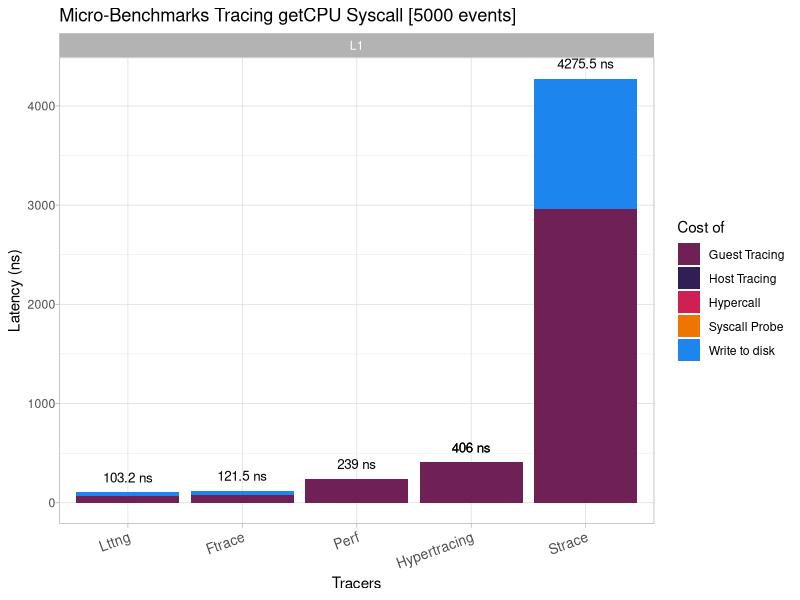

This figure's R source:
#!/usr/bin/env Rscript
# install.packages("reshape2")
library(ggplot2)
library(ggrepel)
library(plyr)
library(reshape2)
library(stringi)
# bleu ciel -> #3faff4
# deeppink
# lightseagreen
# deepskyblue4
# dodgerblue4
# #5f1f84
# #cf1f54 => hypercall
# #ffd204 => yellow
# #3faf1f
colors <- c("Baseline" = "gray10", "Guest Tracing" = "#6f2054", "Write to disk"="dodgerblue2",
            "Host Tracing" = "#2f1f54", "Hypercall" = "#cf1f54", 
            "Syscall Probe"="darkorange2", "Time+Compression"="yellow2", "Nested Cost"="#3faf1f")

# layer,tracer,workload,configuration,time,event,freq,total_event_cost,cost_per_event
data <- read.table("./hypertracing/data/syscall-nutshell-overhead-10e.csv", header=T, sep=",")
data$can_show_overhead <- FALSE
data$can_show_overhead[data$component == "Guest Tracing" | data$component == "Hypercall"] <- TRUE

# data = subset(data, layer == 'L1')
# data = subset(data, tracer != 'Strace')
# data = subset(data, !startsWith(as.character(tracer), 'Hypertracing +') )

data = subset(data, component != 'Baseline')
data <- ddply(data, .(layer, tracer, workload, configuration),
                       transform,
                       total_time = round(sum(time),1)
)

# data <- ddply(data[data$can_show_overhead == "True"], .(layer, tracer, workload, configuration),
#               transform,
#               overhead = round(1 - (baseline/total_time),1)
# )

# data$overhead[data$can_show_overhead == "True"] <- paste(round((1 - data_filtered$baseline/data_filtered$time_avg)*100,1),'%', sep='')
# 
# data$overhead <- paste(data_filtered$overhead,'\nx',round((data_filtered$time_avg/data_filtered$baseline),1),sep ='')

data$overhead <- ''
for(i in 1:nrow(data)) {
  row <- data[i,]
  if(row$can_show_overhead)
  {
    overhead = round((1-(row$baseline/row$total_time))*100,1)
    multiple = round((row$total_time/row$baseline),1)
    data[i,]$overhead <- paste(row$total_time,'ns', sep=' ')
    # if(overhead > 50){
    #   data[i,]$overhead <- paste('x',multiple, sep='')
    # }else{
    #   data[i,]$overhead <- paste(overhead,'% \nx', multiple, sep='')
    # }
    
    # data[i,]$overhead <- paste(round( (1-(row$baseline/row$total_value))*100  ,1),'%')
  }else{
    # data[i,]$overhead <- ''
  }
}

plot <- ggplot(data, aes(x=reorder(tracer, total_time), y = time)) +
  # geom_bar(aes(fill=component ), position="stack",stat="identity") +
  geom_col(aes(fill=component ), position=position_stack(reverse = TRUE)) +
  # scale_y_continuous(breaks = seq(0, max(data$total_time), 200)) +
  facet_wrap(~layer, ncol=2) +
  # coord_flip() +
  # geom_label_repel(aes(y=tracing_events, label=paste(tracing_events,event_type)),
  #                  size = 3, segment.size = 0.3, colour="black", fill="white",
  #                  min.segment.length = unit(0, "lines"), nudge_x = 0
  # ) +
  geom_text(aes(y=total_time, label=overhead), colour='black', size = 3.4,
            position=position_dodge(width=0.9), vjust=-1) +
  labs(title = "Micro-Benchmarks Tracing getCPU Syscall [5000 events]", x ="Tracers", y ="Latency (ns)", fill="Cost of") +
  scale_fill_manual(values = colors) +
  theme_light() +
  theme(
    # legend.position = c(0.94,0.91),
    # legend.title=element_blank(),
    axis.text.x = element_text(angle = 20, hjust = 1, vjust=1, size = 10),
    axis.text.y = element_text(margin = margin(t=2,b=1))
  )
plot(plot)